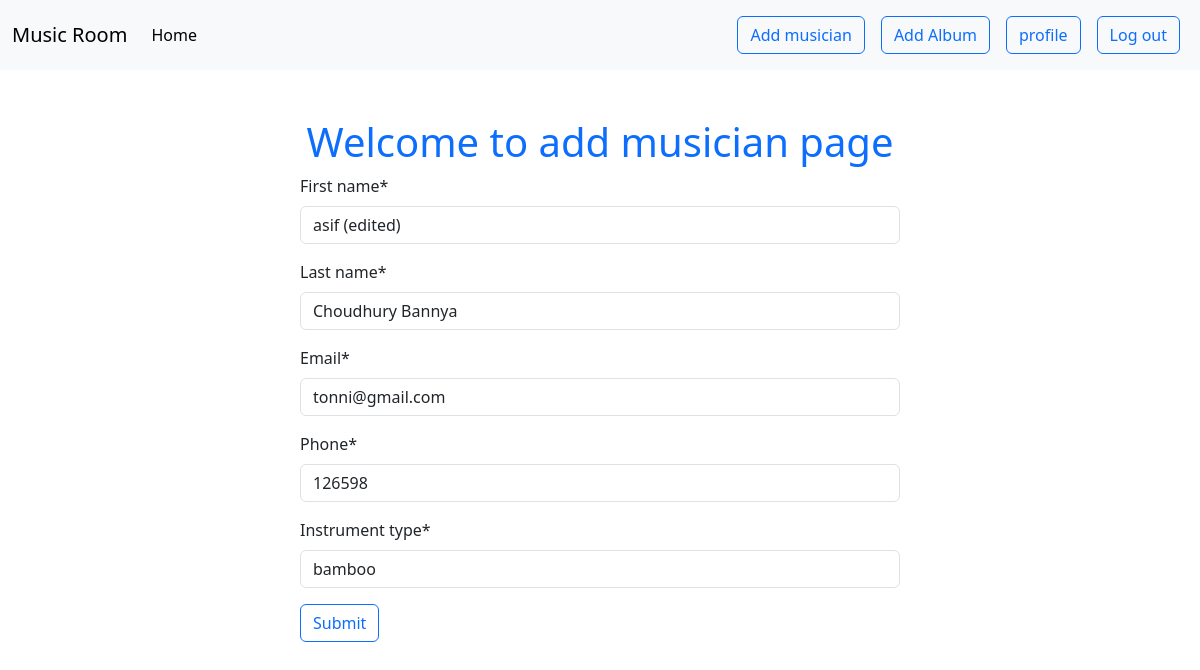
The app's page /musician/edit_musician/2/ (signed in) with its own data.
### musician/models.py (models this page shows, shortened)
class musicianModel(models.Model):
    first_name=models.CharField(max_length=50)
    last_name=models.CharField(max_length=50)
    email=models.EmailField()
    phone=models.IntegerField()
    instrument_type=models.CharField(max_length=50)

### musician/views.py (the view)
# urls.py: path("edit_musician/<int:id>/", views.editMusicianView.as_view(), name="edit_musician"),
@method_decorator(login_required, name='dispatch')
class editMusicianView(UpdateView):
    model=musicianModel
    form_class=musicianForm
    template_name="addMusician.html"
    success_url=reverse_lazy('profile')
    pk_url_kwarg="id"

### musician/forms.py
class musicianForm(forms.ModelForm):
    class Meta:
        model=musicianModel
        fields='__all__'

### musician/templates/addMusician.html (shortened to what this page needs)
{% extends 'base.html' %}
{% load crispy_forms_tags %}
{% block content %}
<h1 class="text-primary text-center mt-5">Welcome to add musician page</h1>
<form action="" method="post" style="width: 50%; margin: auto;">
    {{form | crispy}}
    <button type="submit" class="btn btn-outline-primary mb-5">Submit</button>
</form>
{% endblock %}

### records on screen
musicianModel: first_name "asif (edited)", last_name "Choudhury Bannya", email "tonni@gmail.com", phone "126598", instrument_type "bamboo"
